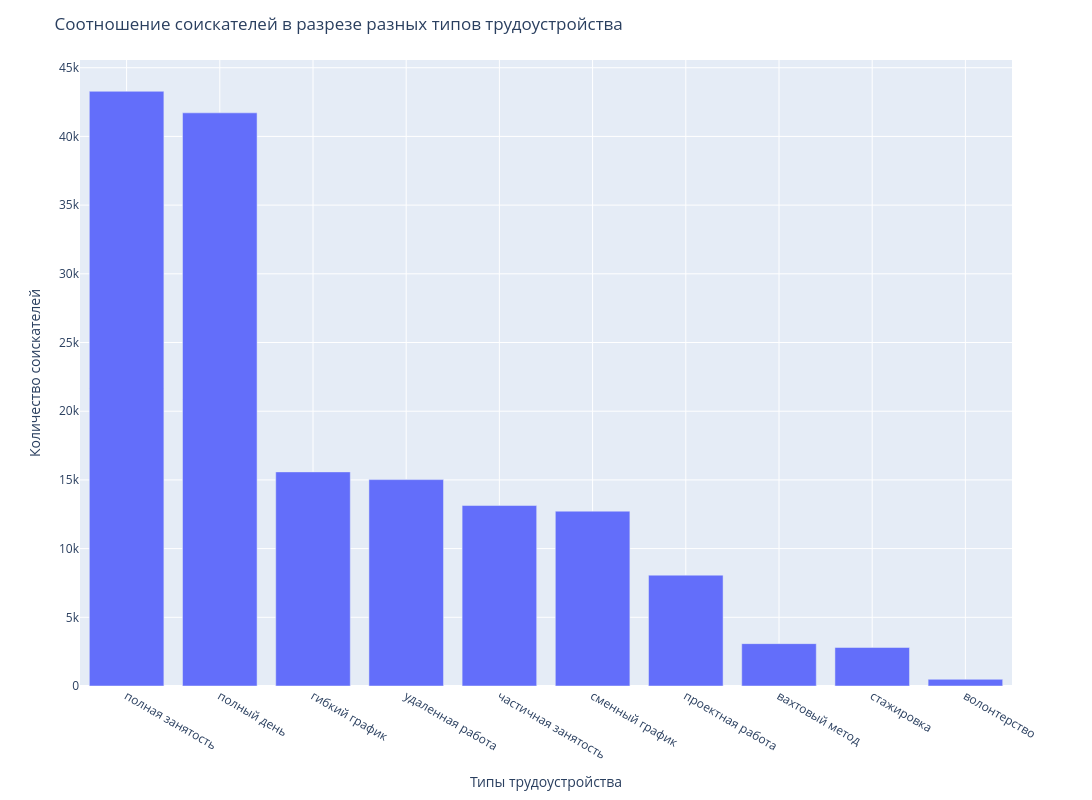
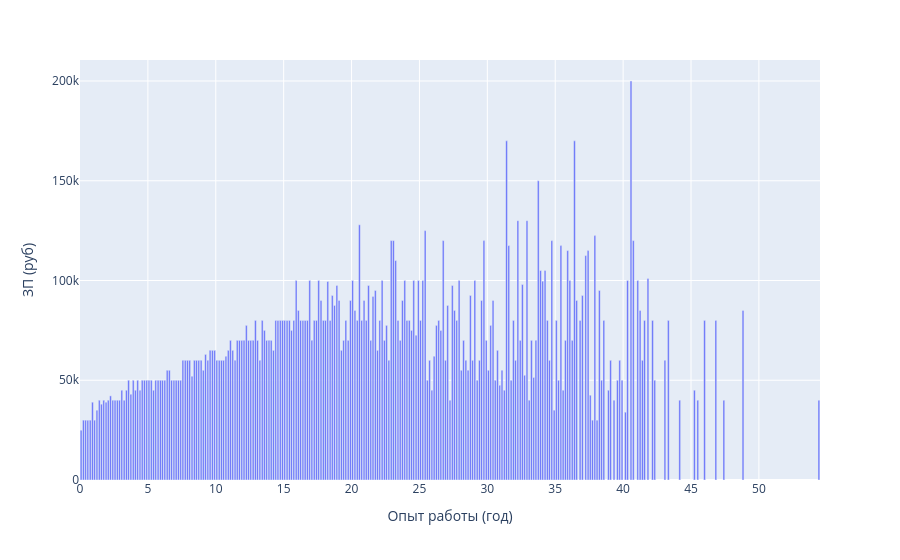

These figures' notebook cell, in order:
### Markdown cell above
<br><br><br><br>
**Дополнительно.**

**Построить два дополнительных графика, диаграммы. Привести выводы.**

### Code cell
# ГРАФИК 1

# возьмем типы трудоустройства
sl = ['полная занятость','полный день','гибкий график','удаленная работа','частичная занятость','сменный график','проектная работа','вахтовый метод','стажировка','волонтерство']
test = pd.DataFrame({
    'Количество соискателей':[\
         hh_data[(hh_data[sl[0]]==True)]['ЗП (руб)'].shape[0]\
        ,hh_data[(hh_data[sl[1]]==True)]['ЗП (руб)'].shape[0]\
        ,hh_data[(hh_data[sl[2]]==True)]['ЗП (руб)'].shape[0]\
        ,hh_data[(hh_data[sl[3]]==True)]['ЗП (руб)'].shape[0]\
        ,hh_data[(hh_data[sl[4]]==True)]['ЗП (руб)'].shape[0]\
        ,hh_data[(hh_data[sl[5]]==True)]['ЗП (руб)'].shape[0]\
        ,hh_data[(hh_data[sl[6]]==True)]['ЗП (руб)'].shape[0]\
        ,hh_data[(hh_data[sl[7]]==True)]['ЗП (руб)'].shape[0]\
        ,hh_data[(hh_data[sl[8]]==True)]['ЗП (руб)'].shape[0]\
        ,hh_data[(hh_data[sl[9]]==True)]['ЗП (руб)'].shape[0]\
        ],
    'Типы трудоустройства':sl
})
fig = px.bar(
    test,
    x='Типы трудоустройства',
    y='Количество соискателей'
)
fig.update_layout(
        legend_title_text='Показатели',
        title='Соотношение соискателей в разрезе разных типов трудоустройства',
        width=2000, height=800,
    )
fig.update_xaxes(
        title='Типы трудоустройства',
        showgrid=True,
    )
fig.update_yaxes(
        title='Количество соискателей',
    )
fig.show()





# ГРАФИК 2

# возьмем отдельную выборку по стажу работы и ЗП без явных выбросов
experience_data = hh_data[(hh_data['Опыт работы (месяц)']<1000)&(hh_data['ЗП (руб)']<1000000)].copy()

# переведем месяцы в годы
experience_data['Опыт работы (год)'] = experience_data['Опыт работы (месяц)'].apply(lambda x: round((x/12),2))

# медиана
experience_data = (experience_data.groupby('Опыт работы (год)', as_index=False)['ЗП (руб)'].median())

# проредим выборку 
experience_data = experience_data.sort_values('Опыт работы (год)').iloc[::2]

fig = px.bar(experience_data, x='Опыт работы (год)', y='ЗП (руб)')
fig.update_xaxes(dtick=5, showgrid=True)
fig.show()

### Figure 1 — Plotly figure (JSON) as saved in the notebook; plotly's stock layout.template omitted (floating-point values rounded to 4 significant figures)
{"data": [{"hovertemplate": "Типы трудоустройства=%{x}<br>Количество соискателей=%{y}<extra></extra>", "legendgroup": "", "marker": {"color": "#636efa", "pattern": {"shape": ""}}, "name": "", "orientation": "v", "showlegend": false, "textposition": "auto", "type": "bar", "x": ["полная занятость", "полный день", "гибкий график", "удаленная работа", "частичная занятость", "сменный график", "проектная работа", "вахтовый метод", "стажировка", "волонтерство"], "xaxis": "x", "y": [43284, 41716, 15584, 15022, 13136, 12725, 8068, 3084, 2804, 486], "yaxis": "y"}], "layout": {"barmode": "relative", "height": 800, "legend": {"title": {"text": "Показатели"}, "tracegroupgap": 0}, "margin": {"t": 60}, "title": {"text": "Соотношение соискателей в разрезе разных типов трудоустройства"}, "width": 2000, "xaxis": {"anchor": "y", "domain": [0, 1], "showgrid": true, "title": {"text": "Типы трудоустройства"}}, "yaxis": {"anchor": "x", "domain": [0, 1], "title": {"text": "Количество соискателей"}}}}

### Figure 2 — Plotly figure (JSON) as saved in the notebook; plotly's stock layout.template omitted (floating-point values rounded to 4 significant figures; data arrays with more than 128 entries replaced by an {"elided": "..."} marker saying what was removed)
{"data": [{"hovertemplate": "Опыт работы (год)=%{x}<br>ЗП (руб)=%{y}<extra></extra>", "legendgroup": "", "marker": {"color": "#636efa", "pattern": {"shape": ""}}, "name": "", "orientation": "v", "showlegend": false, "textposition": "auto", "type": "bar", "x": {"elided": "258 float values"}, "xaxis": "x", "y": {"elided": "258 float values"}, "yaxis": "y"}], "layout": {"barmode": "relative", "legend": {"tracegroupgap": 0}, "margin": {"t": 60}, "xaxis": {"anchor": "y", "domain": [0, 1], "dtick": 5, "showgrid": true, "title": {"text": "Опыт работы (год)"}}, "yaxis": {"anchor": "x", "domain": [0, 1], "title": {"text": "ЗП (руб)"}}}}
